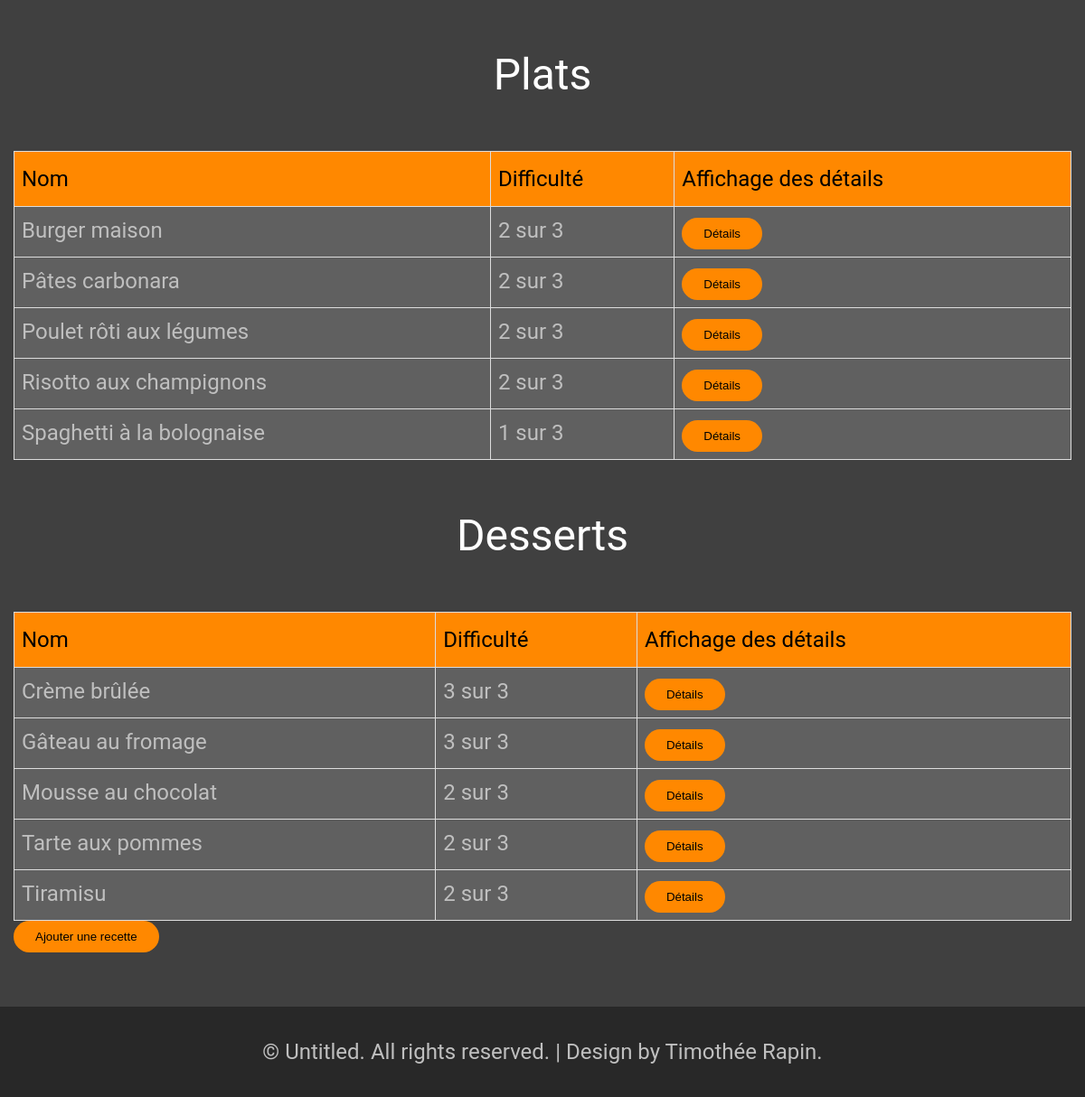
The app's page /Code/index.php?action=foodsList (signed in, lower part), older data.
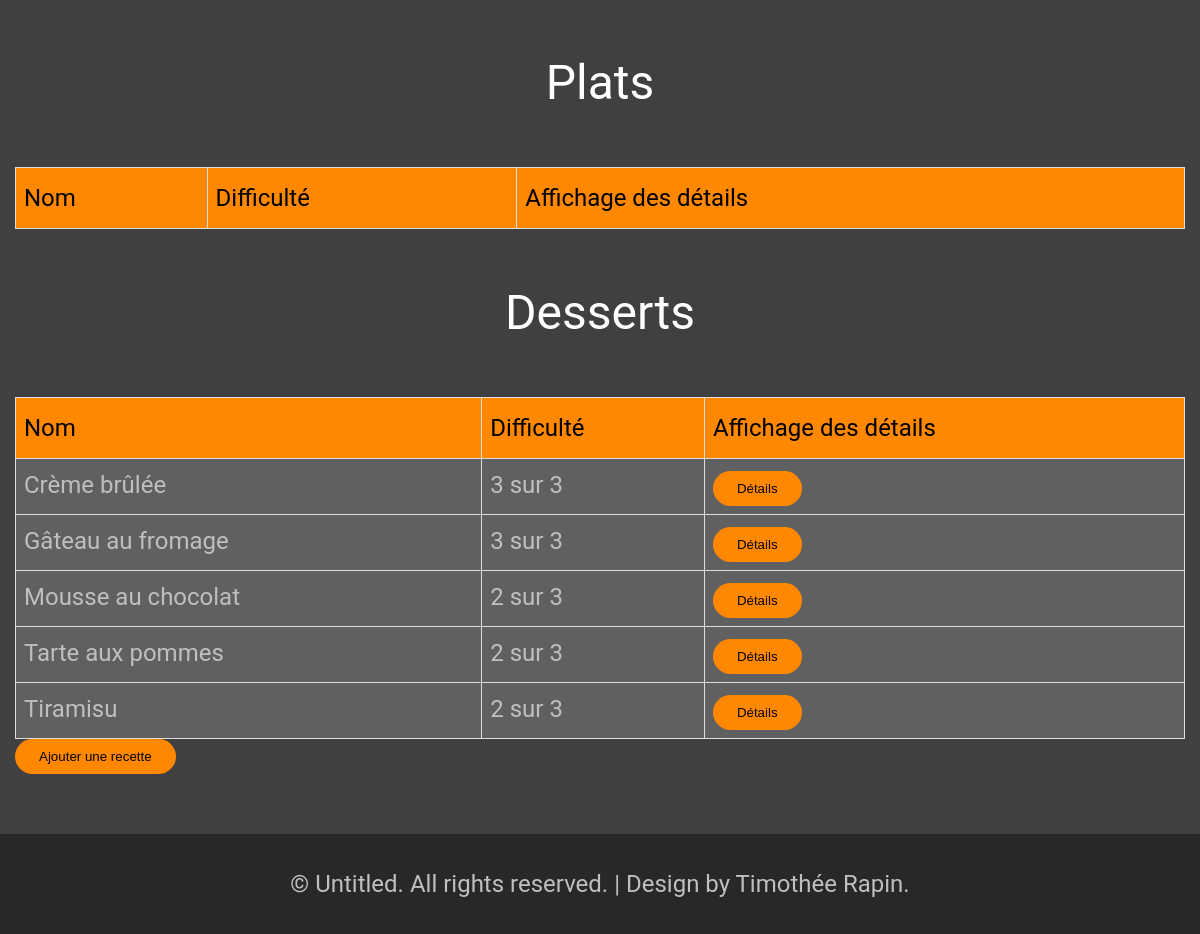
The same page, newer data.
### tables this page shows
CREATE TABLE IF NOT EXISTS `foods` (
  `id` INT NOT NULL AUTO_INCREMENT,
  `name` VARCHAR(40) NOT NULL,
  `nbPersons` INT NOT NULL,
  `time` TIME NULL,
  `difficulty` TINYINT(2) NULL,
  `instruction` VARCHAR(1000) NOT NULL,
  `type` ENUM('Starter', 'MainCourse', 'Dessert') NOT NULL,
  PRIMARY KEY (`id`),
  INDEX `UniqueFood` (`name` ASC) VISIBLE);

### Code/Controller/foods.php (called while the page is built, shortened)
<?php
require_once "Model/foodsManager.php";
function foodsList()
{
    $foods = getFoodsList();
    $Dishs = $foods[1];
    $Desserts = $foods[2];
    require_once "View/foodsList.php";
}

### Code/Model/dbConnector.php (called while the page is built, shortened)
<?php
function executeQuerySelect($query)
{
    $queryResult = null;
    $dbConnexion = openDBConnexion();
    if ($dbConnexion != null) {
        $statement = $dbConnexion->prepare($query);
        $statement->execute();
        $queryResult = $statement->fetchAll();
    }
    return $queryResult;
}
function openDBConnexion()
{
    $tempDBConnexion = null;
    $sqlDriver = 'mysql';
    $hostname = 'localhost';
    $port = 3306;
    $charset = 'utf8';
    $dbName = 'gesrep_trn_TPI';
    $userName = 'gesrep_trn_TPI';
    $userPsw = '6@aP7qkR8^hn';
    $dsn = $sqlDriver . ':host=' . $hostname . ';dbname=' . $dbName . ';port=' . $port . ';charset=' . $charset;
    try {
        $tempDBConnexion = new PDO($dsn, $userName, $userPsw);
    } catch (PDOException $exception) {
        echo 'Connection failed' . $exception->getMessage();
    }
    return $tempDBConnexion;
}

### Code/Model/foodsManager.php (called while the page is built, shortened)
<?php
require_once "dbConnector.php";
function getFoodsList()
{
    $query = "SELECT foods.id, foods.name, foods.nbPersons, foods.time, foods.difficulty, foods.instruction, foods.type FROM foods
              WHERE foods.type = 'Starter'
              ORDER BY foods.name ASC";
    $queryResult = executeQuerySelect($query);
    $foods[0] = $queryResult;
    $query = "SELECT foods.id, foods.name, foods.nbPersons, foods.time, foods.difficulty, foods.instruction, foods.type FROM foods
              WHERE foods.type = 'Dish'
              ORDER BY foods.name ASC";
    $queryResult = executeQuerySelect($query);
    $foods[1] = $queryResult;
    $query = "SELECT foods.id, foods.name, foods.nbPersons, foods.time, foods.difficulty, foods.instruction, foods.type FROM foods
              WHERE foods.type = 'Dessert'
              ORDER BY foods.name ASC";
    $queryResult = executeQuerySelect($query);
    $foods[2] = $queryResult;
    return $foods;
}

### Code/View/foodsList.php (the view, shortened to what this page needs)
<main id="page" class="container">
    <h2>Plats</h2>
    <table class="userList">
        <thead>
        <tr>
            <th>Nom</th>
            <th>Difficulté</th>
            <th>Affichage des détails</th>
        </tr>
        </thead>
        <tbody>
            <?php foreach ($Dishs as $food): ?>
                <tr>
                    <td><?=$food['name']; ?></td>
                    <td><?=$food['difficulty'] . " sur 3"; ?></td>
                    <td>
                        <a href="index.php?action=foodDetails&id=<?=$food['id']; ?>">
                            <button>Détails</button>
                        </a>
                    </td>
                </tr>
            <?php endforeach; ?>
        </tbody>
    </table>
    <h2>Desserts</h2>
    <table class="userList">
        <thead>
        <tr>
            <th>Nom</th>
            <th>Difficulté</th>
            <th>Affichage des détails</th>
        </tr>
        </thead>
        <tbody>
            <?php foreach ($Desserts as $food): ?>
                <tr>
                    <td><?=$food['name']; ?></td>
                    <td><?=$food['difficulty'] . " sur 3"; ?></td>
                    <td>
                        <a href="index.php?action=foodDetails&id=<?=$food['id']; ?>">
                            <button>Détails</button>
                        </a>
                    </td>
                </tr>
            <?php endforeach; ?>
        </tbody>
    </table>
    <?php if (isset($_SESSION['userType']) && $_SESSION['userType'] == 'Administrator') : ?>
        <a href="index.php?action=foodsAdd">
            <button>Ajouter une recette</button>
        </a>
    <?php endif; ?>
</main>
<?php
require 'gabarit.php';
?>

Row changes from the older to the newer data that the page shows:
no longer on this page (row edited): foods: name "Burger maison", difficulty "2", shown under "Plats"
no longer on this page (row edited): foods: name "Pâtes carbonara", difficulty "2", shown under "Plats"
no longer on this page (row edited): foods: name "Poulet rôti aux légumes", difficulty "2", shown under "Plats"
no longer on this page (row edited): foods: name "Risotto aux champignons", difficulty "2", shown under "Plats"
no longer on this page (row edited): foods: name "Spaghetti à la bolognaise", difficulty "1", shown under "Plats"
